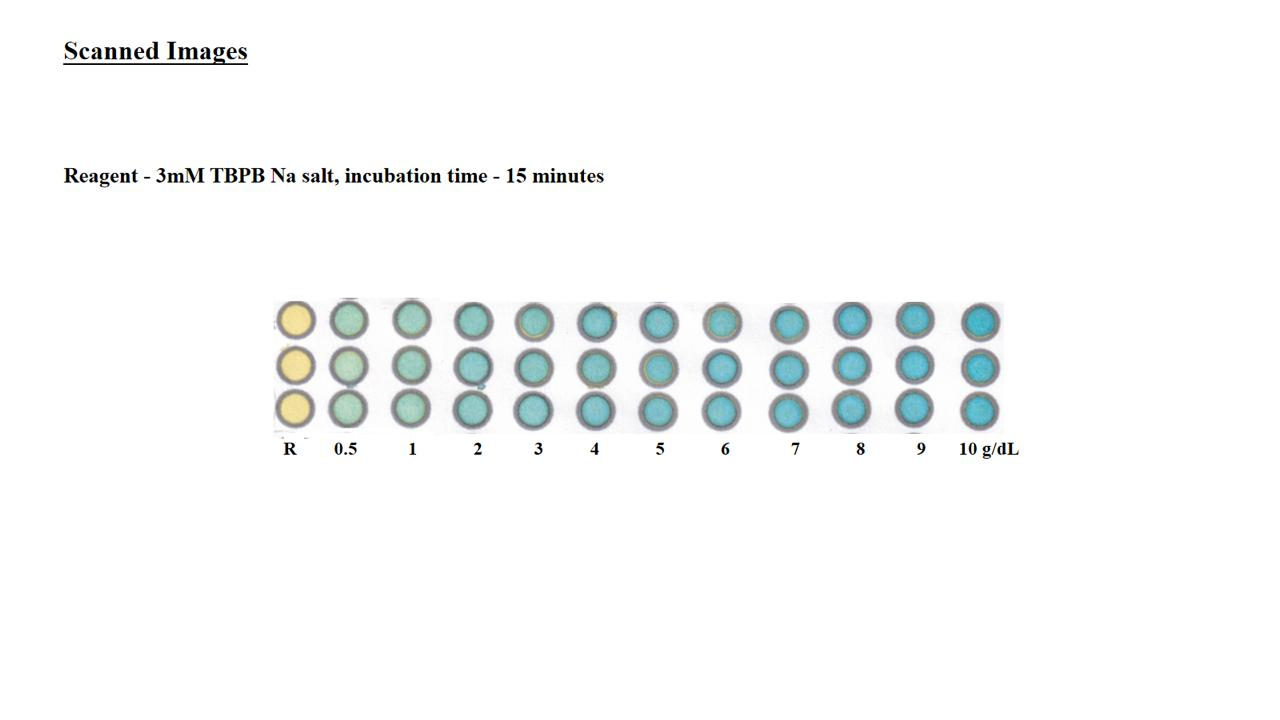
#> input picture Backend/temp_input.png, 1280 x 720 px
$ python -i main.py   (imports and definitions only)
#> lines starting #> are read from the running program, lines starting #| are printed output that depends on the picture; after the words box and inside, x2 and y2 are one past the last pixel; in counts of white or black regions, pixels touching at a corner belong together
#> further down, picture is the input picture: shape (720, 1280, 3); mean B, G, R 248.9, 248.9, 247.5
from fastapi import FastAPI, UploadFile, File
from fastapi.middleware.cors import CORSMiddleware
from fastapi.responses import JSONResponse
import tempfile
import cv2
import numpy as np
from typing import List, Dict, Any

# [9 lines not run here, left out]


def rgb_to_hsv_np(r: np.ndarray, g: np.ndarray, b: np.ndarray):
    """Vectorized RGB(0-255) to HSV(0-1)."""
    r = r / 255.0
    g = g / 255.0
    b = b / 255.0

    cmax = np.max([r, g, b], axis=0)
    cmin = np.min([r, g, b], axis=0)
    diff = cmax - cmin

    h = np.zeros_like(cmax)
    # Avoid division by zero
    mask = diff != 0

    r_eq = (cmax == r) & mask
    g_eq = (cmax == g) & mask
    b_eq = (cmax == b) & mask

    h[r_eq] = ((g[r_eq] - b[r_eq]) / diff[r_eq]) % 6
    h[g_eq] = ((b[g_eq] - r[g_eq]) / diff[g_eq]) + 2
    h[b_eq] = ((r[b_eq] - g[b_eq]) / diff[b_eq]) + 4

    h = h / 6.0  # normalize to 0-1

    s = np.zeros_like(cmax)
    nonzero = cmax != 0
    s[nonzero] = diff[nonzero] / cmax[nonzero]
    v = cmax

    return h, s, v


def analyze_strip_image(img_bgr: np.ndarray) -> Dict[str, Any]:
    """
    Approximate the N.html workflow:
    - convert to HSV
    - threshold saturation/value to isolate colored pads
    - find circular blobs left-to-right
    - measure mean saturation per blob
    - map to fixed concentration list
    - fit simple polynomial curve and return data for graph.
    """
    # Parameters similar to N.html
    EXPECTED_COLS = 11
    CONCENTRATIONS = [0.5, 1, 2, 3, 4, 5, 6, 7, 8, 9, 10]
    SAT_THRESH = 35
    VAL_THRESH = 40
    MIN_BLOB_AREA = 60

    # Resize for consistency
    h0, w0 = img_bgr.shape[:2]
#> h0 = 720; w0 = 1280
    scale = 800.0 / max(h0, w0)
#> scale = 0.625
    if scale < 1.0:
        img_bgr = cv2.resize(img_bgr, None, fx=scale, fy=scale, interpolation=cv2.INTER_AREA)

    hsv = cv2.cvtColor(img_bgr, cv2.COLOR_BGR2HSV)
#> hsv: shape (450, 800, 3); mean H, S, V 9.8, 3.3, 249.4
    H, S, V = cv2.split(hsv)
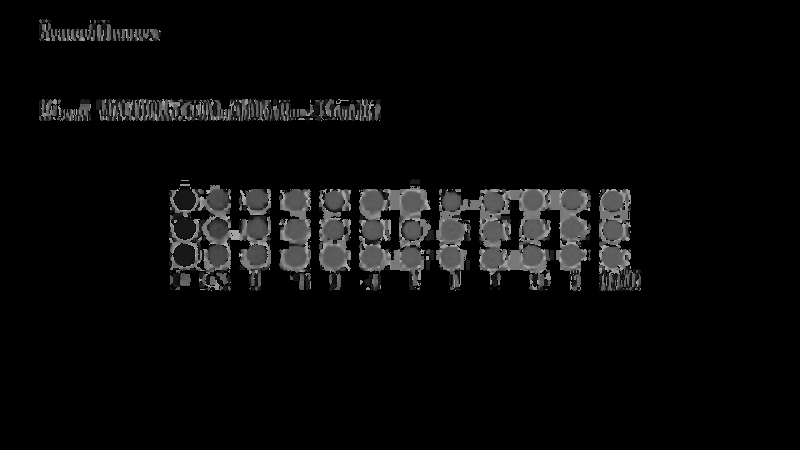
#> H: shape (450, 800); min 0, max 179, mean 9.8
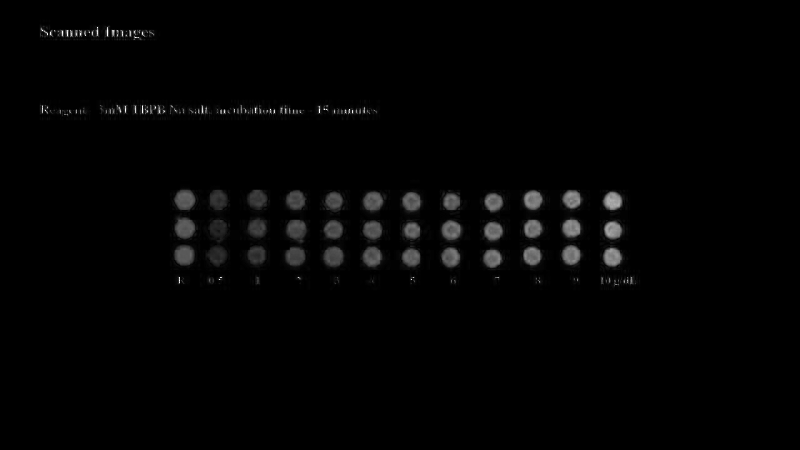
#> S: shape (450, 800); min 0, max 255, mean 3.3
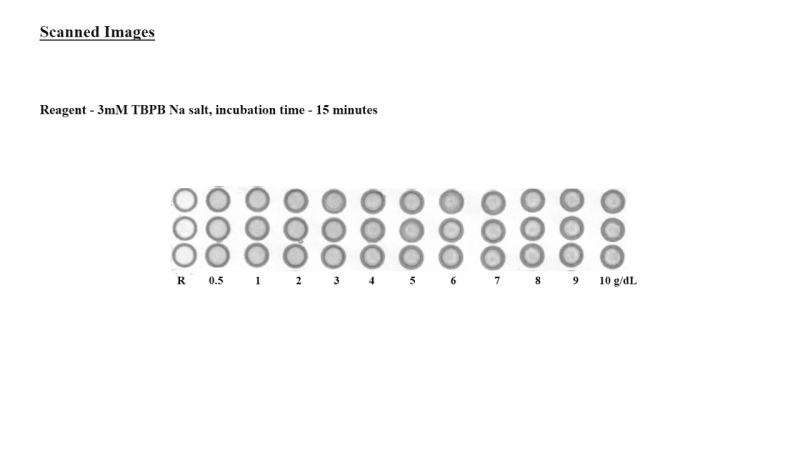
#> V: shape (450, 800); min 2, max 255, mean 249.4

    # Threshold on S and V (similar to mask_from_hsv in N.html)
    mask = ((S > SAT_THRESH) & (V > VAL_THRESH)).astype("uint8") * 255
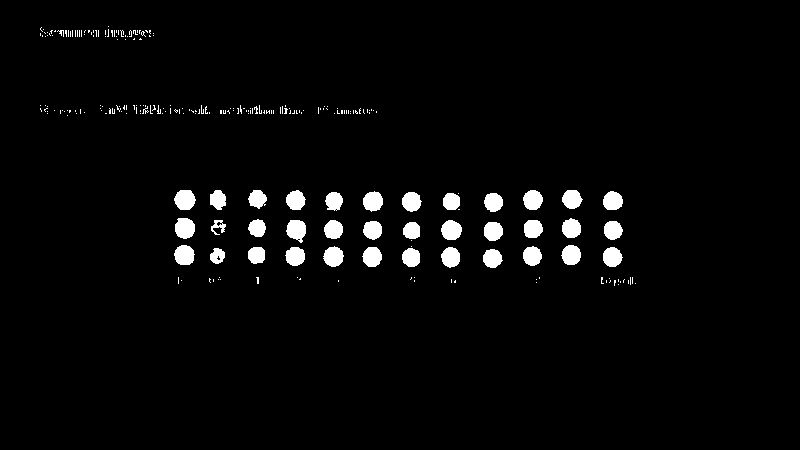
#> mask: shape (450, 800); 3.1% white; 244 white regions (206 under 20 px), largest, box (x1, y1, x2, y2) and area: (174, 190, 196, 210) 343, (175, 218, 195, 239) 342, (286, 220, 306, 243) 332

    # Morphological clean (approximation of morphological_clean)
    ko = cv2.getStructuringElement(cv2.MORPH_ELLIPSE, (3, 3))
    kc = cv2.getStructuringElement(cv2.MORPH_ELLIPSE, (5, 5))
    mask_open = cv2.morphologyEx(mask, cv2.MORPH_OPEN, ko, iterations=1)
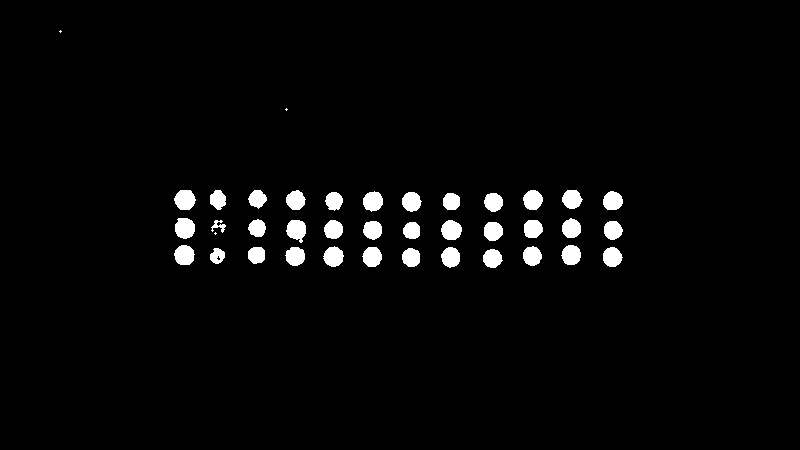
#> mask_open: shape (450, 800); 2.8% white; 39 white regions (3 under 20 px), largest, box (x1, y1, x2, y2) and area: (174, 190, 196, 210) 342, (175, 218, 195, 239) 342, (286, 220, 306, 243) 330
    mask_clean = cv2.morphologyEx(mask_open, cv2.MORPH_CLOSE, kc, iterations=1)
#> mask_clean: shape (450, 800); 2.8% white; 38 white regions (2 under 20 px)

    # Find contours / blobs (similar to contours_from_mask + contours_to_circles)
    cnts, _ = cv2.findContours(mask_clean.copy(), cv2.RETR_EXTERNAL, cv2.CHAIN_APPROX_SIMPLE)
#> cnts = 38 contours, 2 with area under 20; largest, box (x1, y1, x2, y2) and area: (175, 218, 195, 239) 313, (174, 190, 196, 210) 312, (286, 220, 306, 243) 304, (174, 245, 195, 265) 300, (441, 220, 462, 240) 298

    blobs = []
    for c in cnts:
        area = cv2.contourArea(c)
        if area < 5:
            continue
        peri = cv2.arcLength(c, True)
        if peri == 0:
            continue
        circ = 4.0 * np.pi * area / (peri * peri)
        (x, y), r = cv2.minEnclosingCircle(c)
        if area >= MIN_BLOB_AREA and circ >= 0.3:
            blobs.append((int(x), int(y), int(round(r)), float(area), float(circ)))
#> this loop made 38 passes
#> (area, peri, circ, x, y, r) on passes 1 to 12: (259, 61.11, 0.871, 492.4, 258, 9.84), (250, 59.46, 0.889, 411, 257, 9.49), (158, 48.63, 0.84, 216.9, 255.3, 7.88), (276.5, 62.53, 0.889, 612.1, 256.5, 9.94), (278, 63.11, 0.877, 450.2, 256.9, 10.15), (283, 63.11, 0.893, 372, 256.5, 10.31), (271, 62.28, 0.878, 294.8, 255.5, 9.89), (218, 54.63, 0.918, 256.3, 254.6, 9.01), (263.5, 61.7, 0.87, 531.8, 255.5, 9.75), (292.5, 65.36, 0.861, 333.1, 256, 10.25), (284.5, 63.7, 0.881, 570.5, 254.5, 10.12), (300, 65.11, 0.889, 184.1, 254.9, 10.35)
#> after the loop, blobs = 35 items, first 6: (492, 258, 10, 259, 0.871), (411, 257, 9, 250, 0.889), (216, 255, 8, 158, 0.84), (612, 256, 10, 276.5, 0.889), (450, 256, 10, 278, 0.877), (372, 256, 10, 283, 0.893)

    if not blobs:
        raise ValueError("No valid color pads detected on the strip.")

    # Sort left-to-right and keep EXPECTED_COLS nearest to center row
    blobs = sorted(blobs, key=lambda b: b[0])
#> blobs = 35 items, first 6: (184, 254, 10, 300, 0.889), (184, 227, 11, 313, 0.864), (184, 199, 11, 312.5, 0.887), (216, 255, 8, 158, 0.84), (217, 199, 10, 215.5, 0.837), (256, 254, 9, 218, 0.918)
    if len(blobs) > EXPECTED_COLS:
        # Choose the ones closest to the median y to avoid spurious detections
        ys = np.array([b[1] for b in blobs], dtype=float)
#> ys = 35 values, max 258 at index 23, min 198 at index 7, mean 227.9
        median_y = np.median(ys)
#> median_y = 229
        blobs = sorted(blobs, key=lambda b: abs(b[1] - median_y))[:EXPECTED_COLS]
#> blobs = 11 items, first 6: (332, 229, 10, 259, 0.896), (372, 229, 10, 258.5, 0.877), (451, 229, 10, 298, 0.883), (612, 229, 10, 255.5, 0.901), (411, 230, 9, 215, 0.905), (492, 230, 10, 269, 0.93)
        blobs = sorted(blobs, key=lambda b: b[0])
#> blobs = 11 items, first 6: (184, 227, 11, 313, 0.864), (256, 227, 9, 218, 0.865), (296, 231, 12, 304, 0.8), (332, 229, 10, 259, 0.896), (372, 229, 10, 258.5, 0.877), (411, 230, 9, 215, 0.905)

    # For each blob, measure mean saturation inside a slightly smaller circle
    h_img, w_img = S.shape
#> h_img = 450; w_img = 800
    means_s = []
    centers_x = []
    for (cx, cy, r, area, circ) in blobs:
        rr = max(1, int(r * 0.72))  # INNER_SCALE like N.html
        Y, X = np.ogrid[:h_img, :w_img]
        dist2 = (X - cx) ** 2 + (Y - cy) ** 2
        mask_circle = dist2 <= rr * rr
        s_vals = S[mask_circle]
        if s_vals.size == 0:
            means_s.append(0.0)
        else:
            means_s.append(float(np.mean(s_vals)))
        centers_x.append(cx)
#> this loop made 11 passes
#> (cx, cy, r, area, circ, rr) on passes 1 to 11: (184, 227, 11, 313, 0.864, 7), (256, 227, 9, 218, 0.865, 6), (296, 231, 12, 304, 0.8, 8), (332, 229, 10, 259, 0.896, 7), (372, 229, 10, 258.5, 0.877, 7), (411, 230, 9, 215, 0.905, 6), (451, 229, 10, 298, 0.883, 7), (492, 230, 10, 269, 0.93, 7), (532, 228, 10, 258, 0.917, 7), (570, 227, 10, 270, 0.908, 7), (612, 229, 10, 255.5, 0.901, 7)
#> pass 1, in analyze_strip_image, `mask_circle = dist2 <= rr * rr`:
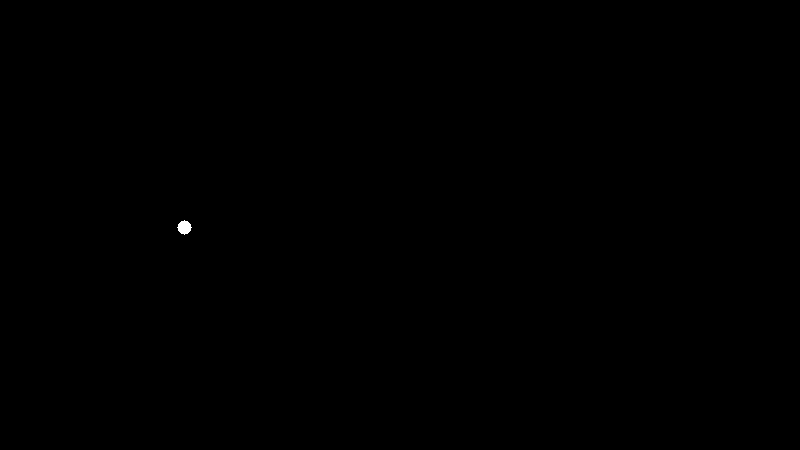
#> mask_circle: shape (450, 800) bool; 0.04% white; 1 white region, box (x1, y1, x2, y2) and area: (177, 220, 192, 235) 149
#> pass 2, in analyze_strip_image, `dist2 = (X - cx) ** 2 + (Y - cy) ** 2`:
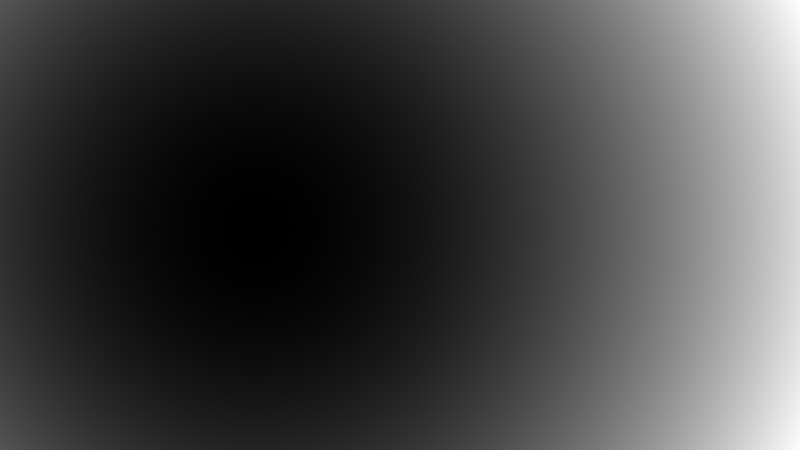
#> dist2: shape (450, 800) int64; min 0, max 346378, mean 90806.7; drawn with min black and max white
#> after the loop, centers_x = [184, 256, 296, 332, 372, 411, 451, 492, 532, 570, 612]; means_s = [89.32, 58.56, 68.42, 76.96, 84.97, 100.1, 103.3, 111.1, 116.6, 129.6, 146.4]

    means_s = np.array(means_s, dtype=float)
    centers_x = np.array(centers_x, dtype=float)

    # Sort by x coordinate to align with increasing concentration
    order = np.argsort(centers_x)
#> order = [0, 1, 2, 3, 4, 5, 6, 7, 8, 9, 10]
    means_s = means_s[order]

    # Truncate or pad to length of EXPECTED_COLS/CONCENTRATIONS
    if len(means_s) > EXPECTED_COLS:
        means_s = means_s[:EXPECTED_COLS]
    elif len(means_s) < EXPECTED_COLS:
        # simple padding with NaN to show missing wells
        pad = np.full(EXPECTED_COLS - len(means_s), np.nan)
        means_s = np.concatenate([means_s, pad])

    x = np.array(CONCENTRATIONS, dtype=float)
#> x = [0.5, 1, 2, 3, 4, 5, 6, 7, 8, 9, 10]
    y = means_s
#> y has the same summary as means_s

    # Filter out NaNs for fitting
    valid = ~np.isnan(y)
#> valid = [True, True, True, True, True, True, True, True, True, True, True]
    if np.count_nonzero(valid) >= 2:
        # Fit simple linear regression (degree 1) as a baseline
        coeffs = np.polyfit(x[valid], y[valid], deg=1)
#> coeffs = [7.57, 60.49]
        poly = np.poly1d(coeffs)
        x_fit = np.linspace(x.min(), x.max(), 100)
#> x_fit = 100 values from 0.5 to 10
        y_fit = poly(x_fit)
#> y_fit = 100 values from 64.28 to 136.2

        # R^2
        y_pred = poly(x[valid])
#> y_pred = [64.28, 68.06, 75.63, 83.2, 90.76, 98.33, 105.9, 113.5, 121, 128.6, 136.2]
        ss_res = np.sum((y[valid] - y_pred) ** 2)
#> ss_res = 983.4
        ss_tot = np.sum((y[valid] - np.mean(y[valid])) ** 2)
#> ss_tot = 7010.3
        r2 = 1 - ss_res / ss_tot if ss_tot > 0 else 0.0
#> r2 = 0.86
    else:
        x_fit = x
        y_fit = y
        r2 = 0.0

    # Normalize y and y_fit to 0–1 range for convenience (optional)
    y_norm = (y - np.nanmin(y)) / (np.nanmax(y) - np.nanmin(y)) if np.nanmax(y) > np.nanmin(y) else y
#> y_norm = [0.35, 0, 0.112, 0.209, 0.301, 0.473, 0.509, 0.598, 0.661, 0.809, 1]
    y_fit_norm = (y_fit - np.min(y_fit)) / (np.max(y_fit) - np.min(y_fit)) if np.max(y_fit) > np.min(y_fit) else y_fit
#> y_fit_norm = 100 values from 0 to 1

    return {
        "concentrations": x.tolist(),
        "mean_saturation": y.tolist(),
        "mean_saturation_normalized": y_norm.tolist(),
        "fit_x": x_fit.tolist(),
        "fit_y": y_fit.tolist(),
        "fit_y_normalized": y_fit_norm.tolist(),
        "r2": float(r2),
    }


# [19 lines not run here, left out]


# [3 lines that did not run here, left out]

>>> import cv2
>>> picture = cv2.imread('../../Backend/temp_input.png')
>>> result = analyze_strip_image(picture)
#> result = 7 items
